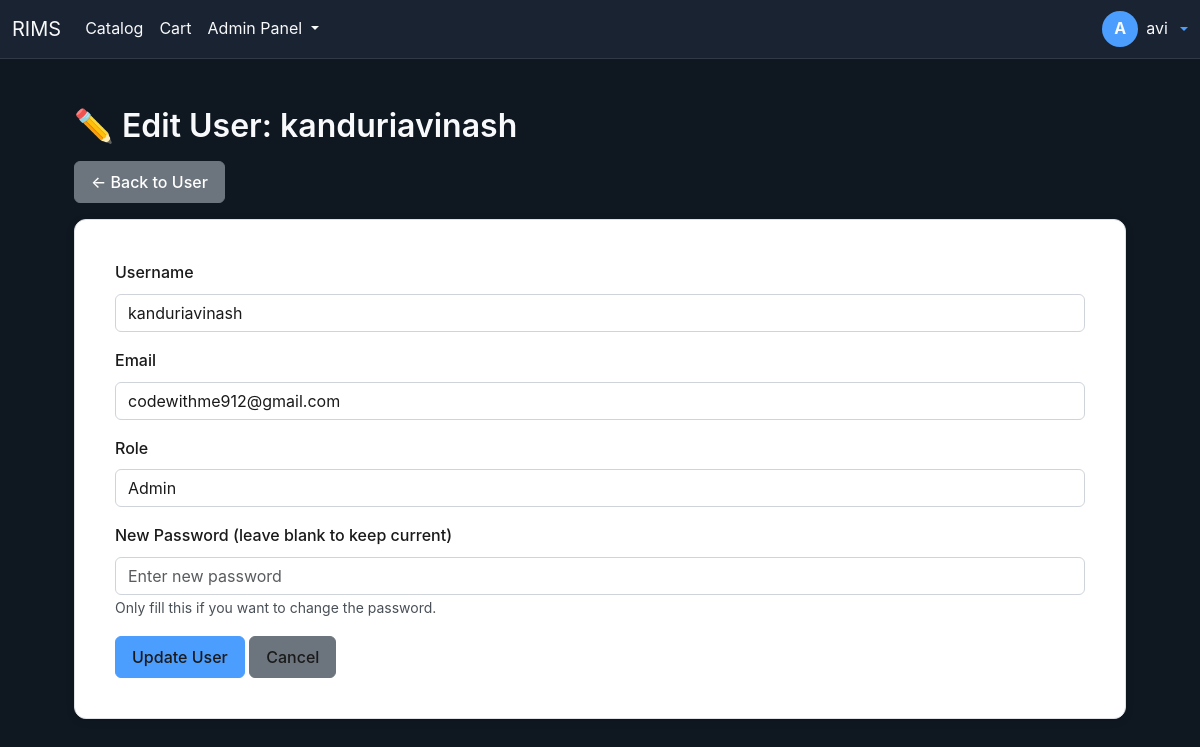
The page /admin/users/2/edit (signed in) on the database its author committed.
### models.py (models this page shows)
class User(UserMixin, db.Model):
    __tablename__ = 'user'
    id = db.Column(db.Integer, primary_key=True)
    username = db.Column(db.String(100), unique=True, nullable=False)
    password_hash = db.Column(db.String(200), nullable=False)
    email = db.Column(db.String(120), unique=True)
    role = db.Column(db.String(20), default='customer')
    created_at = db.Column(db.DateTime, default=datetime.utcnow)

### blueprints/user_management.py (the view, shortened to what this page needs)
@user_management_bp.route('/<int:user_id>/edit', methods=['GET', 'POST'])
@login_required
@admin_required
def edit_user(user_id):
    user = User.query.get_or_404(user_id)
    return render_template('admin/users/edit.html', user=user)

### blueprints/user_management.py (called while the page is built)
def admin_required(f):
    from functools import wraps
    @wraps(f)
    def decorated_function(*args, **kwargs):
        if not current_user.is_authenticated or current_user.role != 'admin':
            flash("Admin access required.", "danger")
            return redirect(url_for('auth.login_admin'))
        return f(*args, **kwargs)
    return decorated_function

### templates/admin/users/edit.html (shortened to what this page needs)
{% extends 'base.html' %}
{% block content %}
<div class="container mt-4">
    <h2>✏️ Edit User: {{ user.username }}</h2>
    <a href="{{ url_for('user_management.view_user', user_id=user.id) }}" class="btn btn-secondary mb-3">← Back to User</a>
    <div class="card">
        <div class="card-body">
            <form method="POST">
                <div class="mb-3">
                    <label for="username" class="form-label">Username</label>
                    <input type="text" class="form-control" id="username" name="username" value="{{ user.username }}" required>
                </div>
                <div class="mb-3">
                    <label for="email" class="form-label">Email</label>
                    <input type="email" class="form-control" id="email" name="email" value="{{ user.email }}" required>
                </div>
                <div class="mb-3">
                    <label for="role" class="form-label">Role</label>
                    <select class="form-select" id="role" name="role" required>
                        <option value="admin" {% if user.role == 'admin' %}selected{% endif %}>Admin</option>
                    </select>
                </div>
                <div class="mb-3">
                    <label for="password" class="form-label">New Password (leave blank to keep current)</label>
                    <input type="password" class="form-control" id="password" name="password" placeholder="Enter new password">
                    <small class="form-text text-muted">Only fill this if you want to change the password.</small>
                </div>
                <button type="submit" class="btn btn-primary">Update User</button>
                <a href="{{ url_for('user_management.view_user', user_id=user.id) }}" class="btn btn-secondary">Cancel</a>
            </form>
        </div>
    </div>
</div>
{% endblock %}

### templates/base.html (shortened to what this page needs)
<!doctype html>
<html>
<head>
  <link href="https://cdn.jsdelivr.net/npm/bootstrap@5.3.0/dist/css/bootstrap.min.css" rel="stylesheet">
</head>
<body>
  <nav class="navbar navbar-expand-lg navbar-dark">
    <div class="container-fluid">
      <a class="navbar-brand" href="{{ url_for('home') }}">RIMS</a>
      <div class="collapse navbar-collapse" id="mainNav">
        <ul class="navbar-nav me-auto">
          <li class="nav-item"><a class="nav-link" href="{{ url_for('catalog.catalog') }}">Catalog</a></li>
          <li class="nav-item"><a class="nav-link" href="{{ url_for('cart.index') }}">Cart</a></li>
          {% if current_user.is_authenticated and current_user.role == 'admin' %}
          <li class="nav-item dropdown">
            <a class="nav-link dropdown-toggle" href="#" id="adminMenu" role="button" data-bs-toggle="dropdown" aria-expanded="false">
              Admin Panel
            </a>
          </li>
          {% endif %}
        </ul>
        <div class="d-flex align-items-center ms-3">
          {% if current_user.is_authenticated %}
            <div class="dropdown">
              <a class="d-flex align-items-center text-decoration-none dropdown-toggle" href="#" id="profileMenu" data-bs-toggle="dropdown" aria-expanded="false">
                <div class="profile-icon me-2">{{ (current_user.username[0]|upper) if current_user.username else 'U' }}</div>
                <div class="d-none d-md-block me-2" style="color:var(--muted);">{{ current_user.username }}</div>
              </a>
            </div>
          {% else %}
            <a class="btn btn-sm btn-outline-primary me-2" href="{{ url_for('auth.login') }}">Sign in</a>
            <a class="btn btn-sm btn-primary" href="{{ url_for('auth.register') }}">Register</a>
          {% endif %}
        </div>
      </div>
    </div>
  </nav>
  <div class="container py-4">
    {% block content %}{% endblock %}
  </div>
</body>
</html>

### templates/base.html (style rules this page uses)
:root { --surface: #0f1720; --accent: #4c9efe; --muted: rgba(255,255,255,0.75); color-scheme: dark; }
body { background: var(--surface); color: #f8f9fa !important; font-family: Inter, system-ui, -apple-system, 'Segoe UI', Roboto, 'Helvetica Neue', Arial; font-size: 16px; line-height: 1.6; }
.container { max-width: 1100px; }
.card { background: #ffffff !important; border: 1px solid #dee2e6 !important; border-radius: 12px; color: #1a1a1a !important; box-shadow: 0 2px 8px rgba(0,0,0,0.1); }
.card, .card * { color: #1a1a1a !important; }
h1, h2, h3, h4, h5, h6 { color: #f8f9fa !important; font-weight: 600; margin-bottom: 1rem; }
p, div, span, label { color: #f8f9fa !important; }
.card p, .card div, .card span, .card label { color: #1a1a1a !important; }
.text-muted { color: rgba(248, 249, 250, 0.85) !important; }
.card .text-muted { color: #495057 !important; }
a { color: var(--accent) !important; text-decoration: none; }
input.form-control, textarea.form-control, select.form-select { color: #1a1a1a !important; background: #ffffff !important; border: 1px solid #ced4da !important; }
.btn { font-weight: 500; padding: 0.5rem 1rem; }
.btn-primary { background: var(--accent); border-color: var(--accent); color: #000000 !important; }
.btn-secondary { background: #6c757d; border-color: #6c757d; color: #ffffff !important; }
.profile-icon { width: 36px; height: 36px; border-radius: 50%; background: var(--accent); display: inline-flex; align-items: center; justify-content: center; color: #fff; font-weight: 700; }
.navbar { background: #1a2332 !important; border-bottom: 1px solid rgba(255,255,255,0.1); }
.navbar-brand, .nav-link { color: #f8f9fa !important; }
.container { color: #f8f9fa !important; }
label, .form-label { color: #f8f9fa !important; font-weight: 500; margin-bottom: 0.5rem; }
.card label, .card .form-label { color: #1a1a1a !important; }
small, .small { color: rgba(248, 249, 250, 0.9) !important; }
.card small, .card .small { color: #495057 !important; }
.mt-4 { margin-top: 1.5rem !important; }
.card { padding: 1.5rem; }
div, span { color: inherit; }
.card-body * { color: #1a1a1a !important; }
* { visibility: visible !important; }
.card, .card * { visibility: visible !important; }

### templates/admin/users/edit.html (style rules this page uses)
:root { --surface:#0f1720;--accent:#4c9efe;--muted:rgba(255,255,255,0.75);color-scheme:dark }
body { background:var(--surface);color:#f8f9fa!important;font-family:Inter,system-ui,-apple-system,'Segoe UI',Roboto,'Helvetica Neue',Arial;font-size:16px;line-height:1.6 }
.container { max-width:1100px }
.card { background:#ffffff!important;border:1px solid #dee2e6!important;border-radius:12px;color:#1a1a1a!important;box-shadow:0 2px 8px rgba(0,0,0,0.1) }
.card,.card * { color:#1a1a1a!important }
h1,h2,h3,h4,h5,h6 { color:#f8f9fa!important;font-weight:600;margin-bottom:1rem }
p,div,span,label { color:#f8f9fa!important }
.card p,.card div,.card span,.card label { color:#1a1a1a!important }
.text-muted { color:rgba(248,249,250,0.85)!important }
.card .text-muted { color:#495057!important }
a { color:var(--accent)!important;text-decoration:none }
input.form-control,textarea.form-control,select.form-select { color:#1a1a1a!important;background:#ffffff!important;border:1px solid #ced4da!important }
.btn-primary { background:var(--accent);border-color:var(--accent);color:#1a1a1a!important }
label,.form-label { color:#f8f9fa!important;font-weight:500;margin-bottom:0.5rem }
.card label,.card .form-label { color:#1a1a1a!important }
.card-body * { color:#1a1a1a!important }
* { visibility:visible!important }
.card,.card * { visibility:visible!important }

### rows shown on the page
User: username "A", username "avi"
User: username "kanduriavinash", email "codewithme912@gmail.com", role "Admin"
